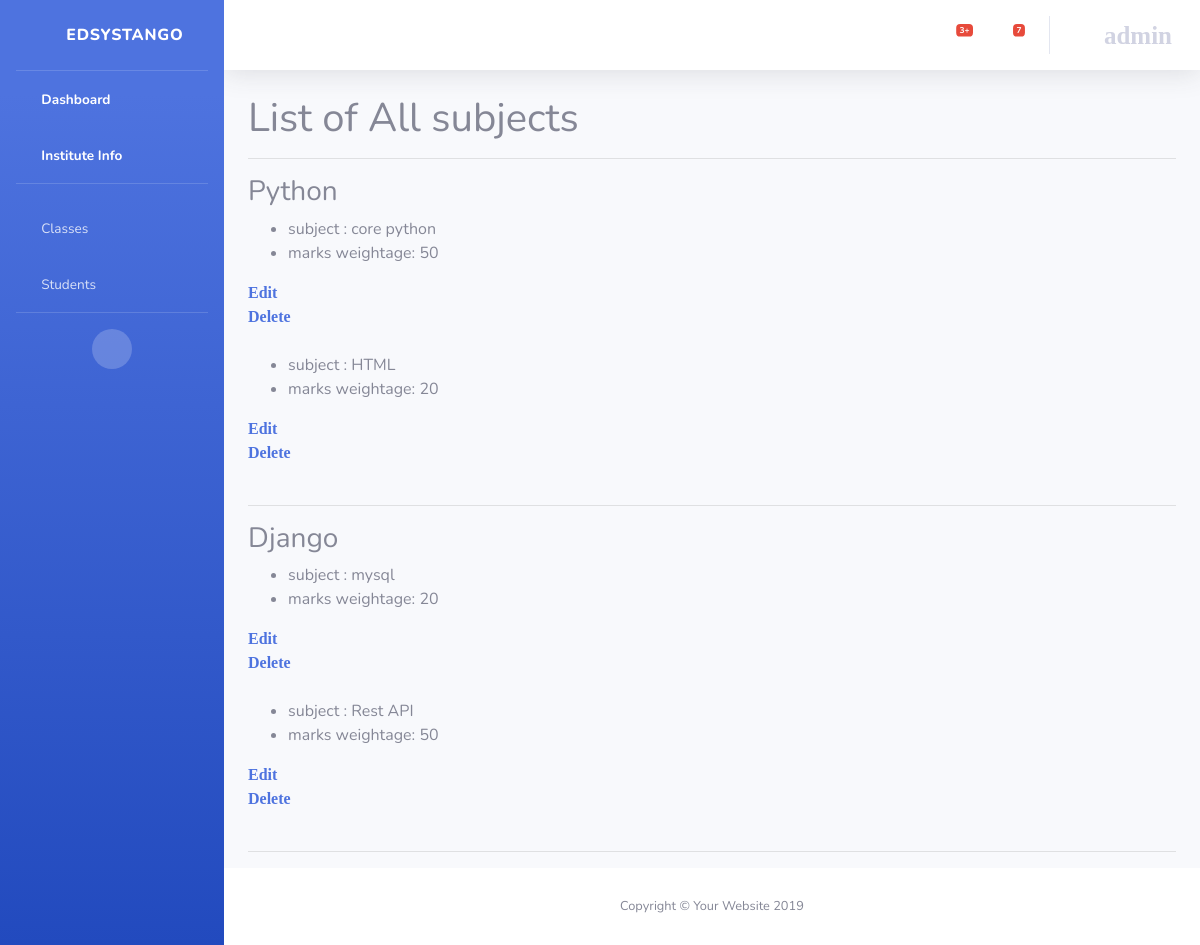
The page /subjectlist/ (signed in) on the database its author committed.
### app1/models.py (models this page shows, shortened)
class EdsysClass(models.Model):
    name = models.CharField(max_length = 50)
    fee = models.IntegerField()

class Subject(models.Model):
    marks = models.IntegerField()
    sub_category = models.CharField(max_length=30)
    class_name = models.ForeignKey(EdsysClass, on_delete=models.CASCADE, default="")

### app1/views.py (the view)
# urls.py: path('subjectlist/', views.SubjectList, name = "subject list"),
@login_required
def SubjectList(request):
    subjects = EdsysClass.objects.all()
    return render(request,'app1/subjectlist.html',{'subjects':subjects})

### template/app1/subjectlist.html
{% extends 'app1/base.html' %}
{% block body_block %}
{% load static %}
<div class="container">
        <h1>List of All subjects </h1><hr>
      {% for subj in subjects %}
        <h3>{{subj.name}}</h3>
        {% for i in subj.subject_set.all %}
        <ul>
          <li>subject : {{i.sub_category}}</li>
          <li>marks weightage: {{i.marks}}</li>
        </ul>
        <a href="/editsubject/{{i.id}}" class="fa fa-pencil">Edit</a><br>
        <a href="/deletesubject/{{i.id}}" class="fa fa-pencil">Delete</a><br><br>
        {% endfor %}<hr>
      {% endfor %}
</div>
{% endblock %}

### template/app1/base.html (shortened to what this page needs)
{% load static %}
<!DOCTYPE html>
<html lang="en">
<head>
  <link href="{% static 'vendor/fontawesome-free/css/all.min.css' %}" rel="stylesheet" type="text/css">
  <link href="{% static 'css/sb-admin-2.min.css' %}" rel="stylesheet">
</head>
<body id="page-top">
  <div id="wrapper">
    <ul class="navbar-nav bg-gradient-primary sidebar sidebar-dark accordion" id="accordionSidebar">
      <a class="sidebar-brand d-flex align-items-center justify-content-center" href="/dashboard">
        <div class="sidebar-brand-icon rotate-n-15">
          <i class="fas fa-laugh-wink"></i>
        </div>
        <div class="sidebar-brand-text mx-3">Edsystango</div>
      </a>
      <hr class="sidebar-divider my-0">
      <li class="nav-item active">
        <a class="nav-link" href="#">
          <i class="fas fa-fw fa-tachometer-alt"></i>
          <span>Dashboard</span></a>
      </li>
      <li class="nav-item active">
        <a class="nav-link" href="#">
          <i class="fas fa-fw fa-tachometer-alt"></i>
          <span>Institute Info</span></a>
      </li>
      <hr class="sidebar-divider">
      <li class="nav-item">
        <a class="nav-link collapsed" href="#" data-toggle="collapse" data-target="#collapseTwo" aria-expanded="true" aria-controls="collapseTwo">
          <i class="fas fa-fw fa-cog"></i>
          <span>Classes</span>
        </a>
      </li>
      <li class="nav-item">
        <a class="nav-link collapsed" href="#" data-toggle="collapse" data-target="#collapseUtilities" aria-expanded="true" aria-controls="collapseUtilities">
          <i class="fas fa-fw fa-wrench"></i>
          <span>Students</span>
        </a>
      </li>
      <hr class="sidebar-divider">
      <div class="text-center d-none d-md-inline">
        <button class="rounded-circle border-0" id="sidebarToggle"></button>
      </div>
    </ul>
    <div id="content-wrapper" class="d-flex flex-column">
      <div id="content">
        <nav class="navbar navbar-expand navbar-light bg-white topbar mb-4 static-top shadow">
          <ul class="navbar-nav ml-auto">
            <li class="nav-item dropdown no-arrow mx-1">
              <a class="nav-link dropdown-toggle" href="#" id="alertsDropdown" role="button" data-toggle="dropdown" aria-haspopup="true" aria-expanded="false">
                <i class="fas fa-bell fa-fw"></i>
                <span class="badge badge-danger badge-counter">3+</span>
              </a>
            </li>
            <li class="nav-item dropdown no-arrow mx-1">
              <a class="nav-link dropdown-toggle" href="#" id="messagesDropdown" role="button" data-toggle="dropdown" aria-haspopup="true" aria-expanded="false">
                <i class="fas fa-envelope fa-fw"></i>
                <span class="badge badge-danger badge-counter">7</span>
              </a>
            </li>
            <li class="nav-item dropdown no-arrow">
              <a class="nav-link dropdown-toggle" href="#" id="userDropdown" role="button" data-toggle="dropdown" aria-haspopup="true" aria-expanded="false">
                <span class = "fas fa-user-circle" style='font-size:25px;' onMouseOver="this.style.color='black'" onMouseOut="this.style.color='gray'"> {{user.get_username}}</span>
              </a>
            </li>
          </ul>
        </nav>
        {% block body_block %}
        {% endblock %}
      <footer class="sticky-footer bg-white">
        <div class="container my-auto">
          <div class="copyright text-center my-auto">
            <span>Copyright &copy; Your Website 2019</span>
          </div>
        </div>
      </footer>
    </div>
  </div>
</body>
</html>

### rows shown on the page
EdsysClass: name "Python"
Subject: sub_category "core python", marks "50"
Subject: sub_category "HTML", marks "20"
EdsysClass: name "Django"
Subject: sub_category "mysql", marks "20"
Subject: sub_category "Rest API", marks "50"

### other values the page prints
{{ user.get_username }} "admin"
